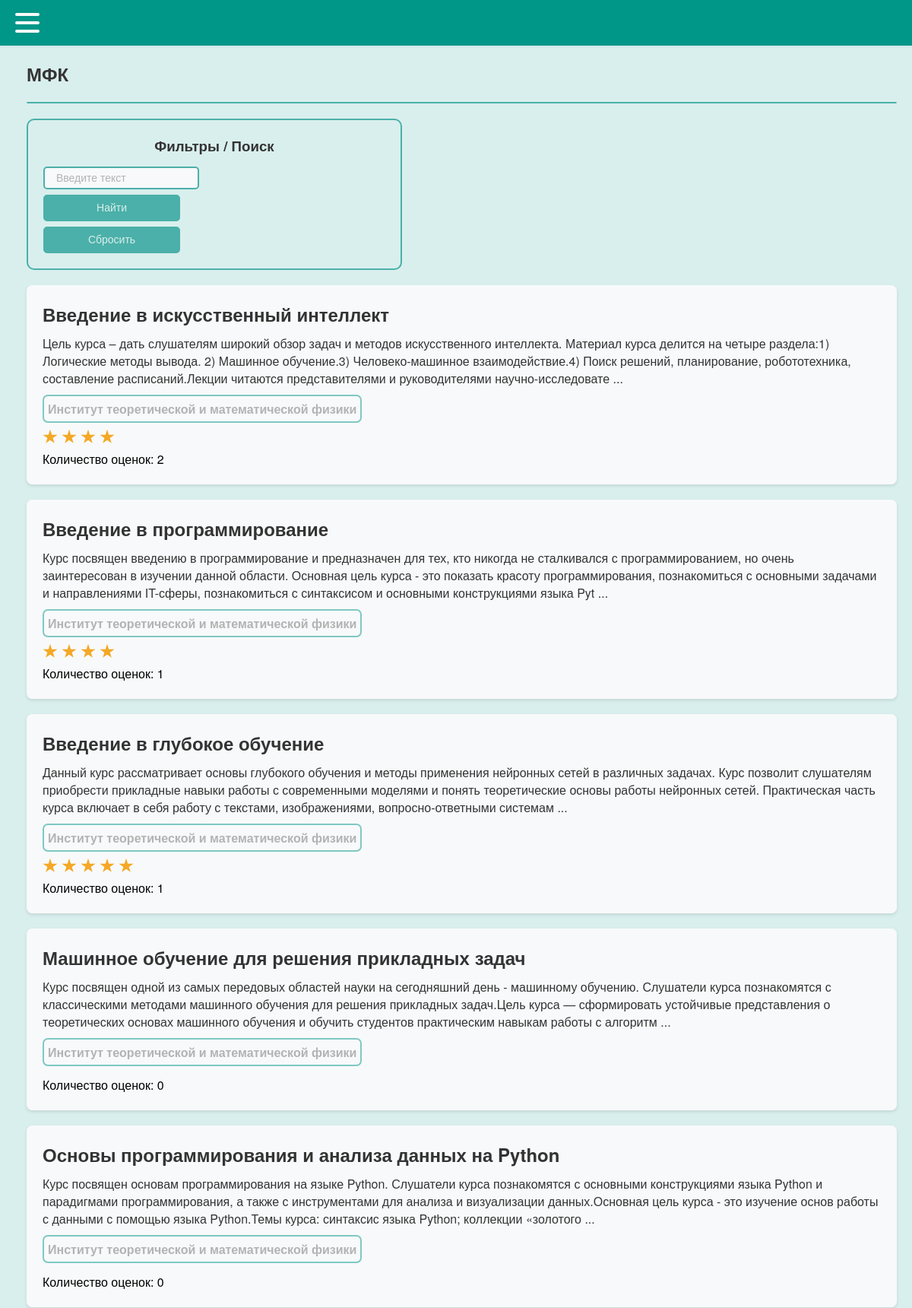
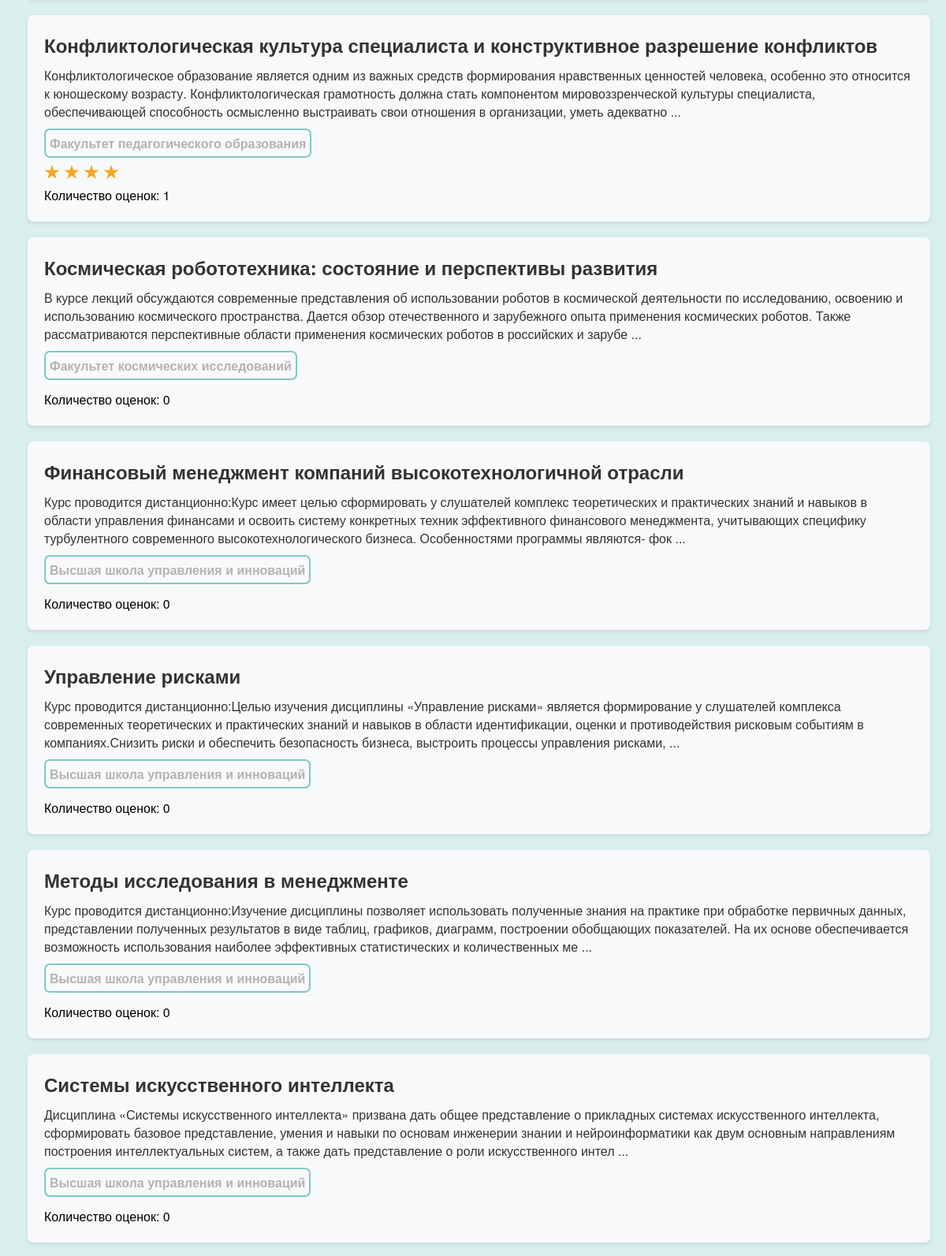
The page /dict (upper part) on the database its author committed (2 pictures, top to bottom).
### tables this page shows
CREATE TABLE mfk (
id integer PRIMARY KEY AUTOINCREMENT,
name text,
faculty text,
desc text,
online text,
openclose text,
score text,
score_numb integer
);

### testApp.py (the view, shortened to what this page needs)
@app.route("/")
@app.route("/dict", methods=['GET', 'POST'])
def dict():
    form = searchForm()
    form.search.render_kw = {'placeholder': 'Введите текст'}
    print(0)
    return render_template('dict.html', my_text='МФК', menu=menu, mfk_table=dbase.getMfkAnonce(), dbase=dbase, form=form)

### forms.py
class searchForm(FlaskForm):
    search = StringField(u'Text')
    submit = SubmitField("submit")

### FDataBase.py (called while the page is built)
    def getMfkAnonce(self):
        try:
            self.__cur.execute(f"SELECT * FROM mfk ORDER BY id DESC")
            res = self.__cur.fetchall()
            if res: return res
        except sqlite3.Error as e:
            print("getMfkAnonce Ошибка получения статьи из БД " + str(e))
        return []

### testApp.py (called while the page is built)
def connect_db():
    conn = sqlite3.connect(app.config['DATABASE'])
    conn.row_factory = sqlite3.Row
    return conn

def get_db():
    if not hasattr(g, 'link_db'):
        g.link_db = connect_db()
    return g.link_db

@app.before_request
def before_request():
    global dbase
    db = get_db()
    dbase = FDataBase(db)

### templates/dict.html (shortened to what this page needs)
{% extends 'index.html' %}
{% block content %}
        <div class="filter-block">
            <h3 style="margin-top: 0px; text-align: center;">Фильтры / Поиск</h3>
            <form action="/dict" method="post" class="form-contact">
                {{ form.search(class="search-input") }}
                <div class="button_container">
                    <div class="center">
                        <button class="btn" type="submit" value="{{ csrf_token() }}">
                            <span style="font-size: 14px;" class="btn_span">Найти</span>
                        </button>
                    </div>
                </div>
            </form>
            <a href="{{ url_for('dict')}}">
                <div style="margin-top: 7px;" class="button_container">
                    <div class="center">
                        <button class="btn">
                            <span style="font-size: 14px;" class="btn_span">Сбросить</span>
                        </button>
                    </div>
                </div>
            </a>
        </div>
    <ul class="list-posts">
        {% for m in mfk_table %}
            <a style="" class="my_a" href="{{ url_for('showMfk', alias=m.id)}}">
                <li class="mfk_on_main_page">
                        <h2 style="margin: 0px 0px 10px 0px;">{{m.name}}</h2>
                        <div class="my_desc">{{m.desc[:350]}} ...</div>
                        <div style="color: var(--my-light-grey); border: 2px solid var(--my-2light-blue); border-radius: 7px; padding: 5px; margin: 10px 5px 0px 0px; display: inline-block;">
                            <b>{{m.faculty}}</b>
                        </div>
                        <div class="comment_stars_background comment_container container">
                          <div class="comment_stars_background container__items">
                            {% for i in range(m.score|int) %}
                              <label class="comment_stars_background my_label" for="">
                                <div class="star-stroke">
                                </div>
                              </label>
                            {% endfor %}
                          </div>
                        </div>
                    <p style="color: black; margin-bottom:-15px; margin-top:7px; ">
                        {% if m.score_numb == None %}
                            Количество оценок: 0
                        {% else %}
                            Количество оценок: {{ m.score_numb }}
                        {% endif %}
                </li>
            </a>
        {% endfor %}
    </ul>
{% endblock %}

### static/css/style.css (style rules this page uses)
:root { --primary-colour: #f8f9fa; --secondary-colour: hsl(38 90% 55%); --star-colour: hsl(38 90% 55%); --menu-blue: #009688; --my-light-blue: #4bb0a9; --my-2light-blue: #7fc8c3; --my-background: #D9EFED; --my-white: #f8f9fa; --my-2light-grey: #e6e6e6; --my-light-grey: #b3b3b3; --my-grey: #747474; --my-black: #4f4f4f; }
body { font-family: 'Helvetica Neue', Helvetica, sans-serif; margin: 0; padding: 0; background: var(--my-background); }
.filter-block { width: 450px; border: 2px solid var(--my-light-blue); border-radius: 10px; padding: 20px; margin: 0px; }
.search-input { max-width: 100%; height: 30px; width: 205px; margin-bottom: 7px; margin-top: -5px; border: 2px solid var(--my-light-blue); border-radius: 5px; font-color: red; padding: 3px 5px 3px 15px; font-size: 14px; transition: 0.4s ease-in-out; outline:none; background: var(--my-white); box-sizing: border-box; display: block; max-width: 100%; margin-right: 70px; }
::placeholder { color: var(--my-light-grey); opacity: 1; }
a { color: #007bff; text-decoration: none; }
.my_a { color: #333; }
.button_container { display: block; display: flex; flex-direction: column; justify-content: center; align-items: left; }
.center { width: 180px; height: 35px; position: relative; display: flex; align-items: left; }
.btn { width: 180px; height: 35px; cursor: pointer; background: var(--my-light-blue); border: none; outline: none; transition: 0.7s ease-in-out; border: 2px solid var(--my-light-blue); border-radius: 5px; border-color: var(--my-light-blue); }
.btn_span { color: var(--my-background); font-weight: 100; font-size: 13px; }
.mfk_on_main_page { transition: 0.4s ease; border-radius: 7px; box-shadow: 0px 4px 8px rgba(0, 0, 0, 0.5); }
ul.list-posts { list-style: none; margin: 0; padding: 0; }
ul.list-posts li { margin: 20px 0; padding: 20px; border: 1px solid var(--my-white); background: var(--my-white); box-shadow: 0px 2px 4px rgba(0, 0, 0, 0.1); }
.my_desc { margin-bottom: 0px; color: #333; }
.my_label { margin-right: 5px; }
.container { background: #f8f9fa; margin: 0; padding: 0; display: flex; align-items: center; }
.container .container__items { display: flex; align-items: left; justify-content: left; gap: -50px; }
.container .container__items label { aspect-ratio: 1; }
.container .container__items label .star-stroke { display: grid; place-items: center; width: 20px; height: 20px; background: var(--secondary-colour); clip-path: polygon(50% 0%, 61% 35%, 98% 35%, 68% 57%, 79% 91%, 50% 70%, 21% 91%, 32% 57%, 2% 35%, 39% 35%); }
.star-stroke { z-index: 10; }
.comment_container { background: #f8f9fa; margin: 0; padding: 0; display: flex; align-items: center; }
.comment_stars_background { background: var(--my-white); padding: 3px 0px 0px 0px; }

### rows shown on the page
mfk: name "Введение в искусственный интеллект", desc "Цель курса – дать слушателям широкий обзор задач и методов искусственного интеллекта. Материал курса делится на четыре раздела:1) Логические методы вывода. 2) Машинное обучение.3) Человеко-машинное взаимодействие.4) Поиск решений, планирование, робототехника, составление расписаний.Лекции читаются представителями и руководителями научно-исследовате", faculty "Институт теоретической и математической физики", score "4" (drawn), score_numb "2"
mfk: name "Введение в программирование", desc "Курс посвящен введению в программирование и предназначен для тех, кто никогда не сталкивался с программированием, но очень заинтересован в изучении данной области. Основная цель курса - это показать красоту программирования, познакомиться с основными задачами и направлениями IT-сферы, познакомиться с синтаксисом и основными конструкциями языка Pyt", faculty "Институт теоретической и математической физики", score "4" (drawn), score_numb "1"
mfk: name "Введение в глубокое обучение", desc "Данный курс рассматривает основы глубокого обучения и методы применения нейронных сетей в различных задачах. Курс позволит слушателям приобрести прикладные навыки работы с современными моделями и понять теоретические основы работы нейронных сетей. Практическая часть курса включает в себя работу с текстами, изображениями, вопросно-ответными системам", faculty "Институт теоретической и математической физики", score "5" (drawn), score_numb "1"
mfk: name "Машинное обучение для решения прикладных задач", desc "Курс посвящен одной из самых передовых областей науки на сегодняшний день - машинному обучению. Слушатели курса познакомятся с классическими методами машинного обучения для решения прикладных задач.Цель курса — сформировать устойчивые представления о теоретических основах машинного обучения и обучить студентов практическим навыкам работы с алгоритм", faculty "Институт теоретической и математической физики", score_numb "0"
mfk: name "Основы программирования и анализа данных на Python", desc "Курс посвящен основам программирования на языке Python. Слушатели курса познакомятся с основными конструкциями языка Python и парадигмами программирования, а также с инструментами для анализа и визуализации данных.Основная цель курса - это изучение основ работы с данными с помощью языка Python.Темы курса: синтаксис языка Python; коллекции «золотого", faculty "Институт теоретической и математической физики", shows "Количество оценок: 0"
mfk: name "Конфликтологическая культура специалиста и конструктивное разрешение конфликтов", desc "Конфликтологическое образование является одним из важных средств формирования нравственных ценностей человека, особенно это относится к юношескому возрасту. Конфликтологическая грамотность должна стать компонентом мировоззренческой культуры специалиста, обеспечивающей способность осмысленно выстраивать свои отношения в организации, уметь адекватно", faculty "Факультет педагогического образования", score "4" (drawn), score_numb "1"
mfk: name "Космическая робототехника: состояние и перспективы развития", desc "В курсе лекций обсуждаются современные представления об использовании роботов в космической деятельности по исследованию, освоению и использованию космического пространства. Дается обзор отечественного и зарубежного опыта применения космических роботов. Также рассматриваются перспективные области применения космических роботов в российских и зарубе", faculty "Факультет космических исследований", shows "Количество оценок: 0"
mfk: name "Финансовый менеджмент компаний высокотехнологичной отрасли", desc "Курс проводится дистанционно:Курс имеет целью cформировать у слушателей комплекс теоретических и практических знаний и навыков в области управления финансами и освоить систему конкретных техник эффективного финансового менеджмента, учитывающих специфику турбулентного современного высокотехнологического бизнеса. Особенностями программы являются- фок", faculty "Высшая школа управления и инноваций", shows "Количество оценок: 0"
mfk: name "Управление рисками", desc "Курс проводится дистанционно:Целью изучения дисциплины «Управление рисками» является формирование у слушателей комплекса современных теоретических и практических знаний и навыков в области идентификации, оценки и противодействия рисковым событиям в компаниях.Снизить риски и обеспечить безопасность бизнеса, выстроить процессы управления рисками,", faculty "Высшая школа управления и инноваций", shows "Количество оценок: 0"
mfk: name "Методы исследования в менеджменте", desc "Курс проводится дистанционно:Изучение дисциплины позволяет использовать полученные знания на практике при обработке первичных данных, представлении полученных результатов в виде таблиц, графиков, диаграмм, построении обобщающих показателей. На их основе обеспечивается возможность использования наиболее эффективных статистических и количественных ме", faculty "Высшая школа управления и инноваций", shows "Количество оценок: 0"
mfk: name "Системы искусственного интеллекта", desc "Дисциплина «Системы искусственного интеллекта» призвана дать общее представление о прикладных системах искусственного интеллекта, сформировать базовое представление, умения и навыки по основам инженерии знании и нейроинформатики как двум основным направлениям построения интеллектуальных систем, а также дать представление о роли искусственного интел", faculty "Высшая школа управления и инноваций", shows "Количество оценок: 0"

### other values the page prints
{{ my_text }} "МФК"
